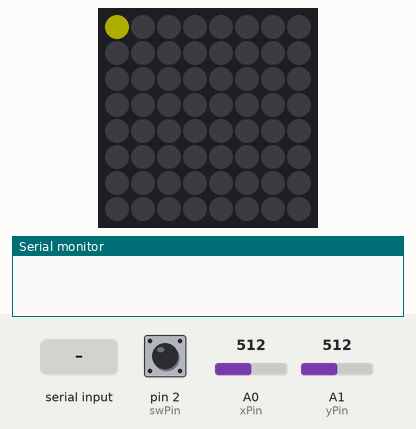
Bench run of a sketch on a simulated Arduino Uno, built with avr-gcc and run on an emulated ATmega328P. Parts: 8×8 RGB LED matrix (first LED top left, wired row by row), the last lines printed to the serial monitor. Inputs (shaded band) come from the test bench; at power-on: pin 2 (swPin) HIGH, A0 (xPin) = 512, A1 (yPin) = 512. Dim RGB values are drawn brighter than linear; random numbers use the default seed unless the sketch sets one.

Above: at 1.4 s.
1.5 s: pin 2 (swPin) pulled LOW for 0.15 s
4.6 s: A0 (xPin) set to 583
7.5 s: A0 (xPin) set to 602
At 8.3 s:
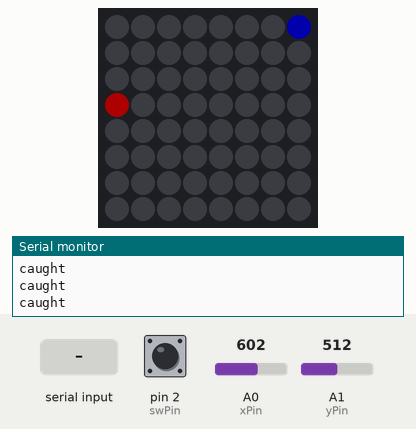
9.0 s: A1 (yPin) set to 306
At 10.4 s:
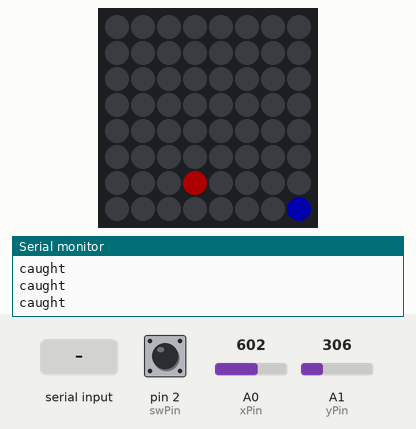
10.5 s: "5\n" received over Serial
At 13.3 s:
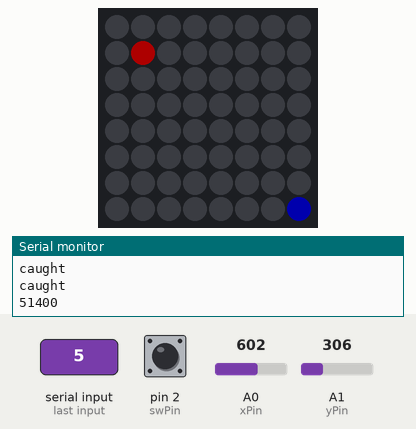
13.5 s: A1 (yPin) set to 716
At 15.3 s:
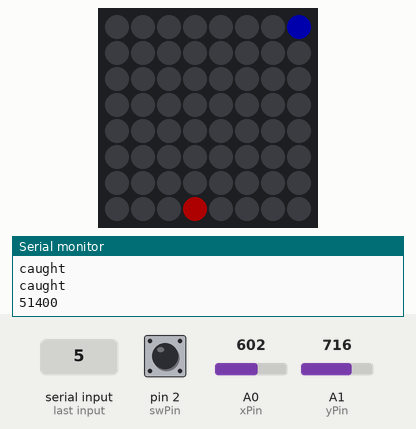
Timing chart, 0 to 16.0 s (numbered marks = the images above; inputs shaded):
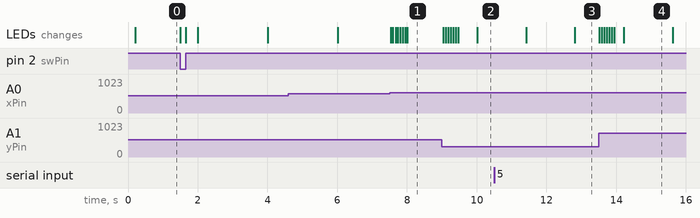

The sketch:

sketch.ino
```cpp
// Adafruit Neopixel library for WS2818 RGB LEDs
#include <Adafruit_NeoPixel.h>

// RGB LED pin and count
#define LED_PIN   6
#define LED_COUNT 64

// Joystick pins
#define xPin A0
#define yPin A1
#define swPin 2

// Number of rows and columns
const int ROWS = 8;
const int COLS = 8;

Adafruit_NeoPixel strip(LED_COUNT, LED_PIN, NEO_GRB + NEO_KHZ800);

// "Cat" (player, blue LED) position
int blueX = 0;
int blueY = 0;

// "Mouse" (red LED) position
int redX = 0;
int redY = 0;

// Speed interval for red LED
unsigned long redInterval = 2000;
unsigned long lastRedTime = 0;

// Joystick calibration
int centerX = 512;
int centerY = 512;
int deadzone = 80;

// Converting X and Y to LED index
int xyToIndex(int x, int y) {
  if (y % 2 == 0) return y * COLS + x;
  return y * COLS + (COLS - 1 - x);
}

void setup() {
  Serial.begin(115200);

  // LED strip power and brightness
  strip.begin();
  strip.show();
  strip.setBrightness(50);

  // Joystick inputs
  pinMode(xPin, INPUT);
  pinMode(yPin, INPUT);
  pinMode(swPin, INPUT_PULLUP);

  // For random LED positions
  randomSeed(analogRead(A2));

  // Calibrating joystick center
  long joyX = 0, joyY = 0;
  for (int i = 0; i < 40; i++) {
    joyX += analogRead(xPin);
    joyY += analogRead(yPin);
    delay(5);
  }
  centerX = joyX / 40;
  centerY = joyY / 40;
}

void readSerialInput() {
  // Level data between Arduino and website
  if (!Serial.available()) return;
  String s = Serial.readStringUntil('\n');
  s.trim();
  int levelReceived = s.toInt();

  // Increase speed of red LED each level (max 300 ms)
  if (levelReceived >= 1 && levelReceived <= 20) {
    redInterval = max(300, 2000 - (levelReceived - 1) * 150);
    Serial.print(levelReceived);
    Serial.println(redInterval);
  }
}

void loop() {
  readSerialInput();

  // Joystick values
  int xVal = analogRead(xPin);
  int yVal = analogRead(yPin);
  bool pressed = (digitalRead(swPin) == LOW);

  int lowX  = centerX - deadzone;
  int highX = centerX + deadzone;
  int lowY  = centerY - deadzone;
  int highY = centerY + deadzone;

  // Player movement control
  static unsigned long lastMove = 0;
  if (millis() - lastMove > 70) {
    if (xVal < lowX && blueX > 0) blueX--;
    if (xVal > highX && blueX < COLS - 1) blueX++;
    if (yVal > highY && blueY > 0) blueY--;
    if (yVal < lowY && blueY < ROWS - 1) blueY++;
    lastMove = millis();
  }

  // Move red LED to random position at interval speed
  if (millis() - lastRedTime >= redInterval) {
    redX = random(0, COLS);
    redY = random(0, ROWS);
    lastRedTime = millis();
  }

  strip.clear();

  // Red and blue index
  int redIndex  = xyToIndex(redX,  redY);
  int blueIndex = xyToIndex(blueX, blueY);

  // Collision if red and blue LEDs are in the same position
  bool collision = (redX == blueX && redY == blueY);

  // Collision colors
  if (collision && pressed) {
    // If there's collision and sw is pressed, green LED
    strip.setPixelColor(blueIndex, strip.Color(0, 255, 0));
    Serial.println("caught");
  }
  else if (collision) {
    // If there's collision, yellow LED
    strip.setPixelColor(blueIndex, strip.Color(255, 255, 0));
  }
  else {
    // Blue LED is player, red LED is "mouse"
    strip.setPixelColor(blueIndex, strip.Color(0, 0, 255));
    strip.setPixelColor(redIndex, strip.Color(255, 0, 0));
  }

  strip.show();
}
```

Measured:
- the behaviour switches between 592 and 593 on A0 (xPin) (found by bisection; images 0 and 1)
- what the display in image 4 shows lasts 1.4 s, from 14.2 s to 15.6 s
